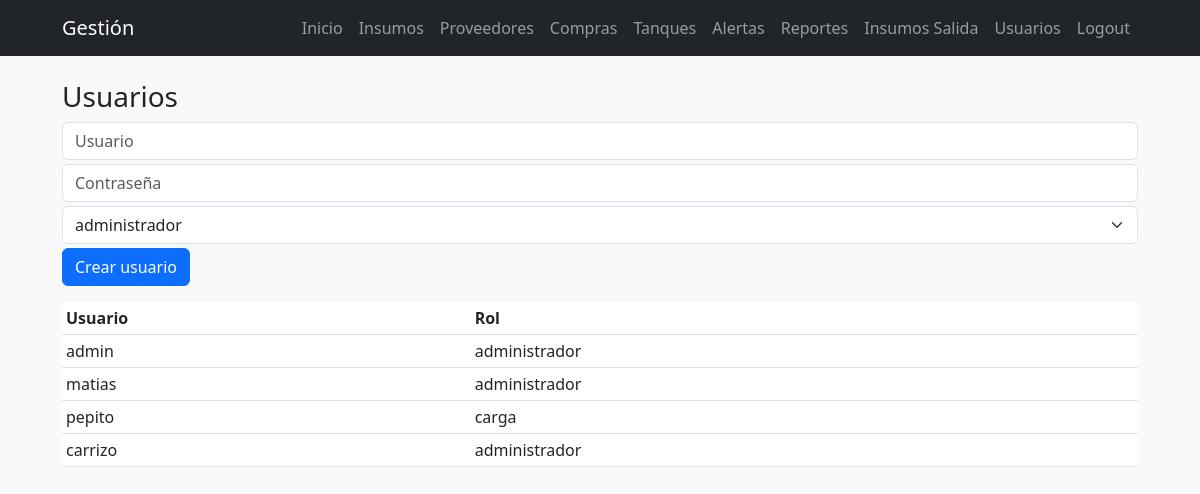
/user/new (signed in), run on an earlier commit of the app's database.
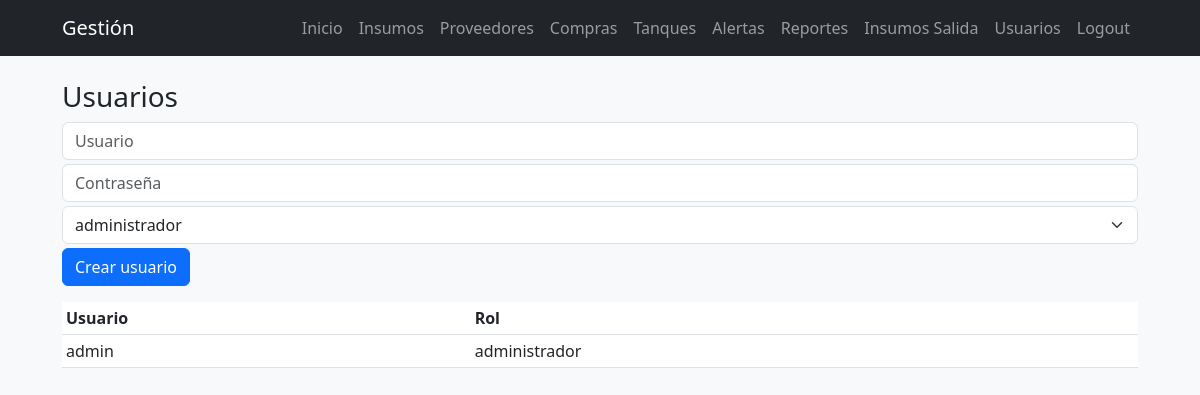
And on a later commit of the database.
### models.py (models this page shows, shortened)
class User(UserMixin, db.Model):
    __tablename__ = 'users'
    id = db.Column(db.Integer, primary_key=True)
    username = db.Column(db.String(80), unique=True, nullable=False)
    password_hash = db.Column(db.String(200), nullable=False)
    role = db.Column(db.String(20), nullable=False, default='user')

### routes/api_user.py (the view, shortened to what this page needs)
@api_user.route('/new', methods=['GET', 'POST'])
@login_required
def user_new():
    if current_user.role != 'administrador':
        flash('No autorizado', 'danger')
        return redirect(url_for('index'))
    users = User.query.all()
    return render_template('user.html', users=users)

### templates/user.html (shortened to what this page needs)
{% extends 'base.html' %}
{% block content %}
<h3>Usuarios</h3>
{% if current_user.role == 'administrador' %}
  <form method="post" action="{{ url_for('api_user.user_new') }}" class="mb-3">
    <input name="username" placeholder="Usuario" class="form-control mb-1" required>
    <input name="password" placeholder="Contraseña" class="form-control mb-1" type="password" required>
    <select name="role" class="form-select mb-1" required>
      <option value="administrador">administrador</option>
    </select>
    <button class="btn btn-primary">Crear usuario</button>
  </form>
{% endif %}
<table class="table table-sm">
  <thead><tr><th>Usuario</th><th>Rol</th></tr></thead>
  <tbody>
    {% for u in users %}
      <tr><td>{{ u.username }}</td><td>{{ u.role }}</td></tr>
    {% endfor %}
  </tbody>
</table>
{% endblock %}

### templates/base.html (shortened to what this page needs)
<!doctype html>
<html lang="es">
<head>
  <link href="https://cdn.jsdelivr.net/npm/bootstrap@5.3.0/dist/css/bootstrap.min.css" rel="stylesheet">
  <link rel="stylesheet" href="{{ url_for('static', filename='css/style.css') }}">
</head>
<body class="bg-light">
<nav class="navbar navbar-expand-lg navbar-dark bg-dark">
  <div class="container">
    <a class="navbar-brand" href="/">Gestión</a>
    <div class="collapse navbar-collapse" id="navbarNav">
      <ul class="navbar-nav ms-auto">
        <li class="nav-item"><a class="nav-link" href="{{ url_for('index') }}">Inicio</a></li>
        <li class="nav-item"><a class="nav-link" href="/insumos">Insumos</a></li>
        <li class="nav-item"><a class="nav-link" href="/proveedores">Proveedores</a></li>
        <li class="nav-item"><a class="nav-link" href="/compras">Compras</a></li>
        <li class="nav-item"><a class="nav-link" href="/tanques">Tanques</a></li>
        <li class="nav-item"><a class="nav-link" href="/alertas">Alertas</a></li>
        <li class="nav-item"><a class="nav-link" href="/reportes">Reportes</a></li>
        <li class="nav-item"><a class="nav-link" href="/insumos_salida">Insumos Salida</a></li>
        {% if current_user.is_authenticated %}
          {% if current_user.role == 'administrador' %}
            <li class="nav-item"><a class="nav-link" href="{{ url_for('api_user.user_new') }}">Usuarios</a></li>
          {% endif %}
          <li class="nav-item"><a class="nav-link" href="{{ url_for('api_user.logout') }}">Logout</a></li>
        {% else %}
          <li class="nav-item"><a class="nav-link" href="{{ url_for('api_user.login') }}">Login</a></li>
        {% endif %}
      </ul>
    </div>
  </div>
</nav>
<div class="container mt-4">
  {% block content %}{% endblock %}
</div>
</body>
</html>

### static/css/style.css (style rules this page uses)
body { background: #f8f9fa; }
.container { max-width: 1100px; }

What changed in the data, as far as the page shows it:
removed User: username "matias", role "administrador"
removed User: username "pepito", role "carga"
removed User: username "carrizo", role "administrador"
